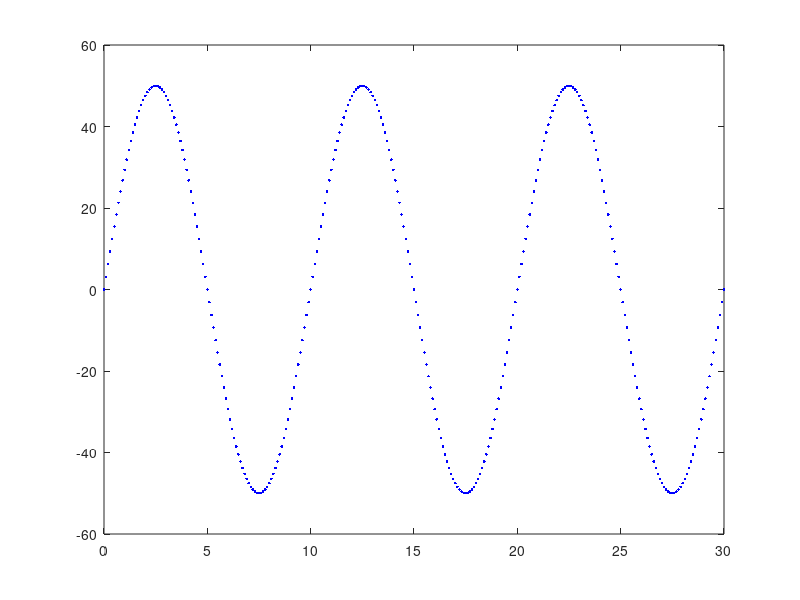

Source code (MATLAB):
%% GEN_JOINT_TRAJECTORY_V1 Ver 1 for generating joint trajectories
% Generates oscillatory trajectories for each joint 
% Joint 1 is knee
% Joint 2 is hip_lower
% Joint 3 is hip_upper
% 
% See also GEN_JOINT_TRAJECTORY_V2

%% Setup
clc;clearvars;close all;
% < User input area: begin >
file_name = 'cmd_data_latest_temp.txt';  % File name to write data into
format_specifier = '%f, %d, %f\n';  % Line format
num_j = 1;          % Number of joints the data is being generated for
time_freq = 10;     % Time frequency (for sampling points) (in Hz)
w1 = (2*pi)/(10);   % Frequency for joint 1 (2*pi*f)
a1 = 50;            % Amplitude of oscillation (deg)
% < User input area: end >
time = 0:1/time_freq:30;   % Run everythiong for 10 seconds

%% Generate functions
fnc1 = a1 * sin(w1 * time);

%% Visualize data 
plot(time, fnc1, 'b.');

%% Write in file
fhdlr = fopen(file_name, 'w');
for i = 1:length(time)
    fprintf(fhdlr, format_specifier, time(i), num_j, fnc1(i));
end
fclose(fhdlr);
